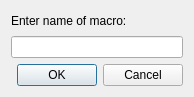
<?xml version="1.0" encoding="UTF-8"?>
<ui version="4.0">
 <class>Dialog</class>
 <widget class="QDialog" name="Dialog">
  <property name="geometry">
   <rect>
    <x>0</x>
    <y>0</y>
    <width>194</width>
    <height>97</height>
   </rect>
  </property>
  <property name="windowTitle">
   <string>Macro</string>
  </property>
  <layout class="QVBoxLayout" name="verticalLayout">
   <item>
    <widget class="QLabel" name="laName">
     <property name="text">
      <string>Enter name of macro:</string>
     </property>
    </widget>
   </item>
   <item>
    <widget class="QLineEdit" name="leName"/>
   </item>
   <item>
    <widget class="QDialogButtonBox" name="buttonBox">
     <property name="orientation">
      <enum>Qt::Horizontal</enum>
     </property>
     <property name="standardButtons">
      <set>QDialogButtonBox::Cancel|QDialogButtonBox::Ok</set>
     </property>
    </widget>
   </item>
  </layout>
 </widget>
 <resources/>
 <connections>
  <connection>
   <sender>buttonBox</sender>
   <signal>accepted()</signal>
   <receiver>Dialog</receiver>
   <slot>accept()</slot>
   <hints>
    <hint type="sourcelabel">
     <x>248</x>
     <y>254</y>
    </hint>
    <hint type="destinationlabel">
     <x>157</x>
     <y>274</y>
    </hint>
   </hints>
  </connection>
  <connection>
   <sender>buttonBox</sender>
   <signal>rejected()</signal>
   <receiver>Dialog</receiver>
   <slot>reject()</slot>
   <hints>
    <hint type="sourcelabel">
     <x>316</x>
     <y>260</y>
    </hint>
    <hint type="destinationlabel">
     <x>286</x>
     <y>274</y>
    </hint>
   </hints>
  </connection>
 </connections>
</ui>
